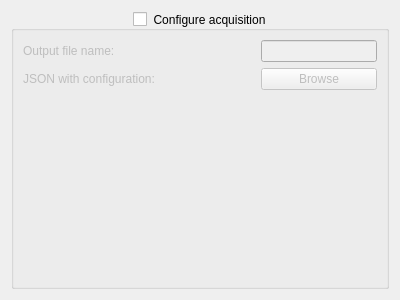
<?xml version="1.0" encoding="UTF-8"?>
<ui version="4.0">
 <class>AcquisitionConfig</class>
 <widget class="QWidget" name="AcquisitionConfig">
  <property name="geometry">
   <rect>
    <x>0</x>
    <y>0</y>
    <width>400</width>
    <height>300</height>
   </rect>
  </property>
  <property name="windowTitle">
   <string>Acquisition Widget</string>
  </property>
  <layout class="QVBoxLayout" name="verticalLayout">
   <item>
    <widget class="QGroupBox" name="acquisitionGroupBox">
     <property name="title">
      <string>Configure acquisition</string>
     </property>
     <property name="alignment">
      <set>Qt::AlignCenter</set>
     </property>
     <property name="checkable">
      <bool>true</bool>
     </property>
     <property name="checked">
      <bool>false</bool>
     </property>
     <layout class="QVBoxLayout" name="verticalLayout_3">
      <item>
       <layout class="QGridLayout" name="gridLayout" columnstretch="2,1">
        <item row="0" column="0">
         <widget class="QLabel" name="label">
          <property name="text">
           <string>Output file name:</string>
          </property>
         </widget>
        </item>
        <item row="0" column="1">
         <widget class="QLineEdit" name="acquisitionTextField">
          <property name="toolTip">
           <string>If no name is provided, one based on the timestamp will be used</string>
          </property>
         </widget>
        </item>
        <item row="1" column="0">
         <widget class="QLabel" name="label_2">
          <property name="text">
           <string>JSON with configuration:</string>
          </property>
         </widget>
        </item>
        <item row="1" column="1">
         <widget class="QPushButton" name="browseJSONButton">
          <property name="text">
           <string>Browse</string>
          </property>
         </widget>
        </item>
       </layout>
      </item>
      <item>
       <widget class="QLabel" name="JSONLabel">
        <property name="text">
         <string/>
        </property>
       </widget>
      </item>
     </layout>
    </widget>
   </item>
  </layout>
 </widget>
 <resources/>
 <connections/>
</ui>
